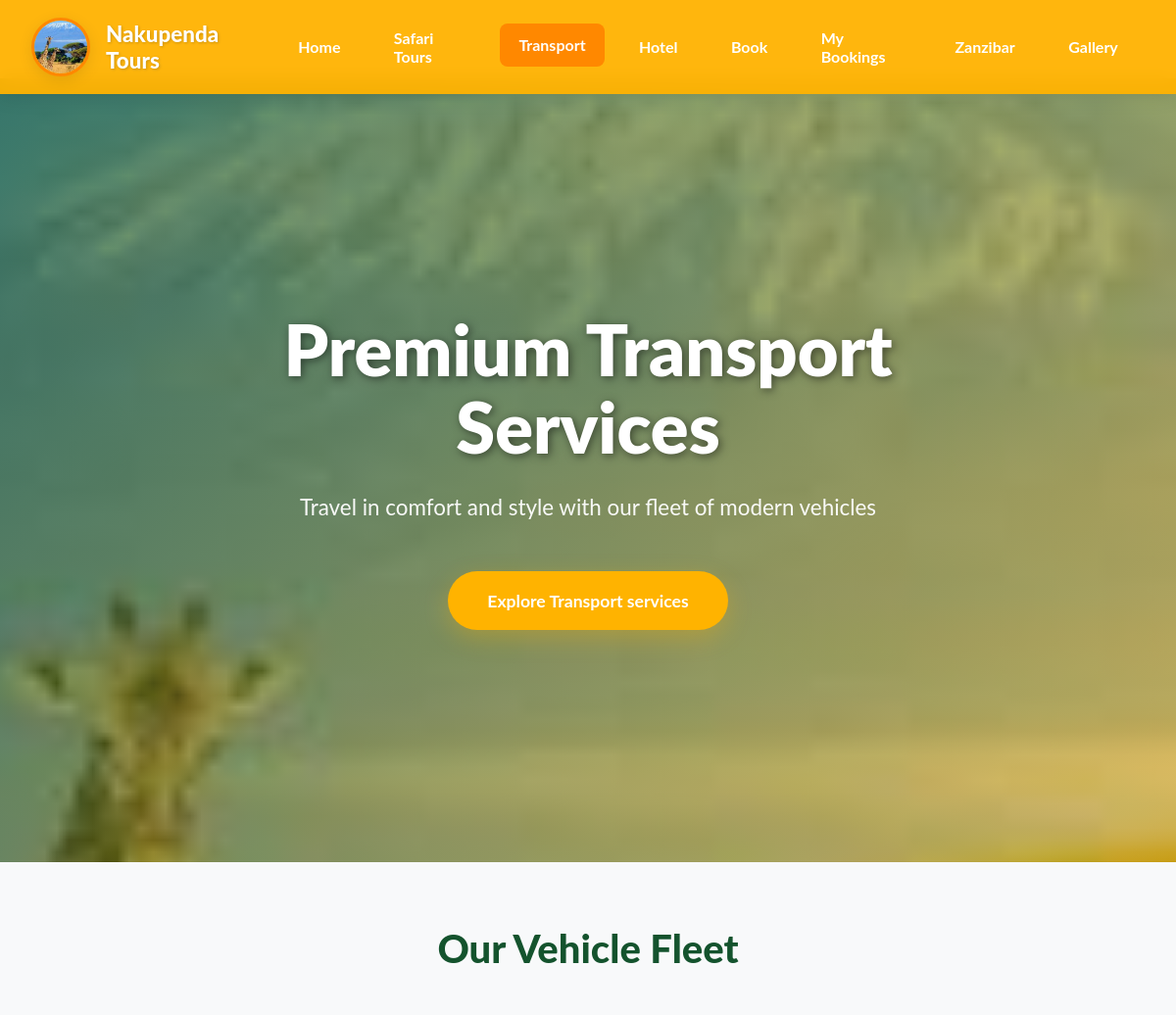
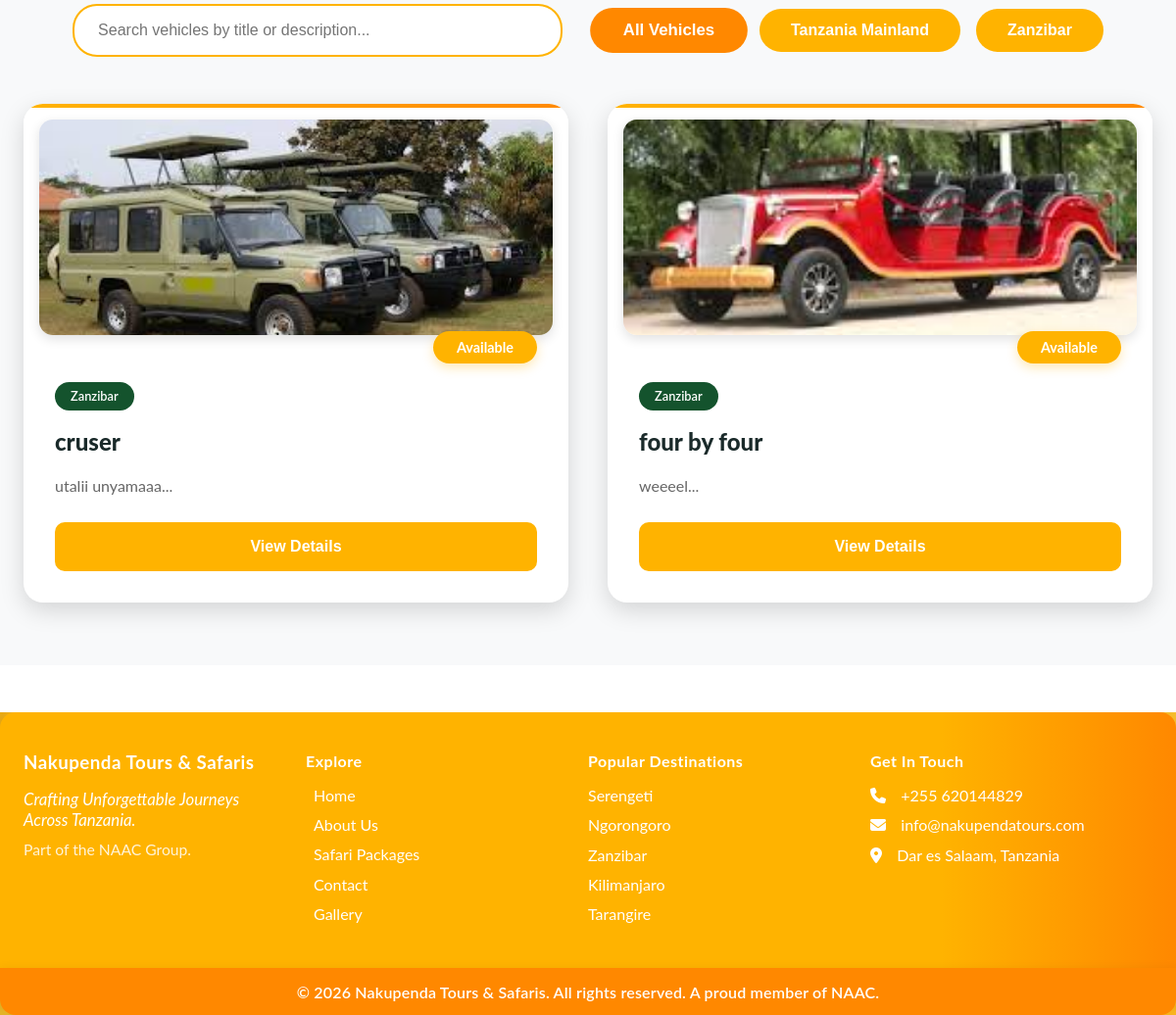
/transport.php, run on the app's committed database (2 pictures, top to bottom).
### tables this page shows
CREATE TABLE `admin_posts` (
  `id` int(11) NOT NULL,
  `category` enum('hotel','transport','safari') NOT NULL,
  `vehicle_type` varchar(50) DEFAULT NULL,
  `region` enum('tanzania','zanzibar') NOT NULL,
  `title` varchar(255) NOT NULL,
  `description` text NOT NULL,
  `capacity` varchar(20) DEFAULT NULL,
  `luggage` varchar(20) DEFAULT NULL,
  `price_per_day` decimal(10,2) DEFAULT NULL,
  `duration` varchar(50) DEFAULT NULL,
  `national_park` varchar(100) DEFAULT NULL,
  `max_people` int(11) DEFAULT NULL,
  `accommodation_type` varchar(100) DEFAULT NULL,
  `price` decimal(10,2) DEFAULT NULL,
  `image_path` varchar(500) NOT NULL,
  `created_at` timestamp NOT NULL DEFAULT current_timestamp(),
  `deleted` tinyint(1) DEFAULT 0
);

### transport.php (the view, shortened to what this page needs)
<?php
$database = new Database();
$db = $database->getConnection();
$query = "SELECT * FROM admin_posts WHERE category = 'transport' ORDER BY created_at DESC";
$stmt = $db->prepare($query);
$stmt->execute();
$transports = $stmt->fetchAll(PDO::FETCH_ASSOC);
$transport_ids = array_column($transports, 'id');
$transport_images = fetchPostImages($db, $transport_ids);
?>
<!DOCTYPE html>
<html lang="en">
<head>
</head>
<body>
    <nav class="responsive-navbar">
        <div class="navbar-container">
            <div class="navbar-logo">
                <img src="photos/download.jpg" alt="Nakupenda Tours" class="navbar-logo-img">
                <div class="logo-text">Nakupenda Tours</div>
            </div>
            <ul class="navbar-menu">
                <li><a href="home.php">Home</a></li>
                <li><a href="safari.php">Safari Tours</a></li>
                <li><a href="transport.php" class="active">Transport</a></li>
                <li><a href="hotel.php">Hotel</a></li>
                <li><a href="book.php">Book</a></li>
                <li><a href="order.php">My Bookings</a></li>
                <li><a href="aboutzanzibar.php">Zanzibar</a></li>
                <li><a href="gallery.php">Gallery</a></li>
            </ul>
        </div>
    </nav>
    <section class="hero-section">
        <div class="hero-content">
            <h1>Premium Transport Services</h1>
            <p>Travel in comfort and style with our fleet of modern vehicles</p>
            <a href="#transport-packages" class="cta-button">Explore Transport services</a>
        </div>
    </section>
    <section class="transport-section" id="transport-packages">
        <h2 class="section-title">Our Vehicle Fleet</h2>
        <div class="search-filter-container">
            <div class="search-box">
                <input type="text" id="searchInput" class="search-input" placeholder="Search vehicles by title or description...">
            </div>
            <div class="filter-buttons">
                <button class="filter-btn active" data-filter="all">All Vehicles</button>
                <button class="filter-btn" data-filter="tanzania">Tanzania Mainland</button>
                <button class="filter-btn" data-filter="zanzibar">Zanzibar</button>
            </div>
        </div>
        <div class="transport-grid" id="transport-container">
            <?php foreach ($transports as $transport): ?>
                <?php
                    $images = $transport_images[$transport['id']] ?? [];
                    if (empty($images) && !empty($transport['image_path'])) {
                        $images = [$transport['image_path']];
                    }
                    $primary_image = $images[0] ?? '';
                ?>
                <div class="transport-card" data-region="<?php echo $transport['region']; ?>" data-title="<?php echo strtolower($transport['title']); ?>" data-description="<?php echo strtolower($transport['description']); ?>">
                    <div class="card-image-stack">
                        <?php foreach ($images as $image): ?>
                            <img src="<?php echo htmlspecialchars($image, ENT_QUOTES, 'UTF-8'); ?>" alt="<?php echo htmlspecialchars($transport['title'], ENT_QUOTES, 'UTF-8'); ?>" loading="lazy">
                        <?php endforeach; ?>
                    </div>
                    <div class="transport-content">
                        <div class="transport-badge">Available</div>
                        <span class="transport-region"><?php echo ucfirst($transport['region']); ?></span>
                        <h3 class="transport-title"><?php echo $transport['title']; ?></h3>
                        <p class="transport-description"><?php echo substr($transport['description'], 0, 120) . '...'; ?></p>
                        <button class="view-details-btn"
                                data-post-id="<?php echo (int)$transport['id']; ?>"
                                data-title="<?php echo htmlspecialchars($transport['title'], ENT_QUOTES, 'UTF-8'); ?>"
                                data-category="transport"
                                data-region="<?php echo htmlspecialchars($transport['region'], ENT_QUOTES, 'UTF-8'); ?>"
                                onclick="trackViewDetailsClick(this); openModal('<?php echo addslashes($transport['title']); ?>', '<?php echo addslashes($transport['description']); ?>', '<?php echo addslashes($primary_image); ?>', '<?php echo $transport['region']; ?>')">
                            View Details
                        </button>
                    </div>
                </div>
            <?php endforeach; ?>
        </div>
    </section>
    <footer class="safari-footer">
        <div class="footer-bg"></div>
        <div class="footer-content">
            <div class="footer-col company-info">
                <h3>Nakupenda Tours & Safaris</h3>
                <p class="tagline">Crafting Unforgettable Journeys Across Tanzania.</p>
                <p class="naac">Part of the NAAC Group.</p>
            </div>
            <div class="footer-col quick-links">
                <h4>Explore</h4>
                <ul>
                    <li><a href="home.php">Home</a></li>
                    <li><a href="aboutus.php">About Us</a></li>
                    <li><a href="safari.php">Safari Packages</a></li>
                    <li><a href="contact.php">Contact</a></li>
                    <li><a href="gallery.php">Gallery</a></li>
                </ul>
            </div>
            <div class="footer-col destinations">
                <h4>Popular Destinations</h4>
                <ul>
                    <li>Serengeti</li>
                    <li>Ngorongoro</li>
                    <li>Zanzibar</li>
                    <li>Kilimanjaro</li>
                    <li>Tarangire</li>
                </ul>
            </div>
            <div class="footer-col contact-info">
                <h4>Get In Touch</h4>
                <ul>
                    <li><i class="fas fa-phone"></i> +255 620144829</li>
                    <li><i class="fas fa-envelope"></i> info@nakupendatours.com</li>
                    <li><i class="fas fa-map-marker-alt"></i> Dar es Salaam, Tanzania</li>
                </ul>
            </div>
        </div>
        <div class="footer-bar">
            © <?php echo date('Y'); ?> Nakupenda Tours & Safaris. All rights reserved. A proud member of NAAC.
        </div>
    </footer>
    <link rel="stylesheet" href="https://cdnjs.cloudflare.com/ajax/libs/font-awesome/6.4.2/css/all.min.css">
</body>
</html>

### data on the page
admin_posts: image_path (picture), region "Zanzibar", title "cruser", description "utalii unyamaaa"
admin_posts: image_path (picture), region "Zanzibar", title "four by four", description "weeeel"
